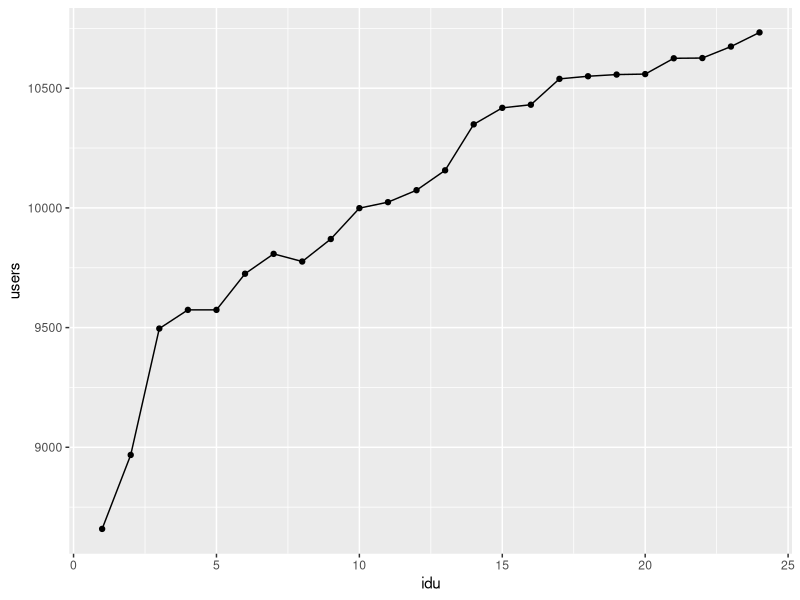
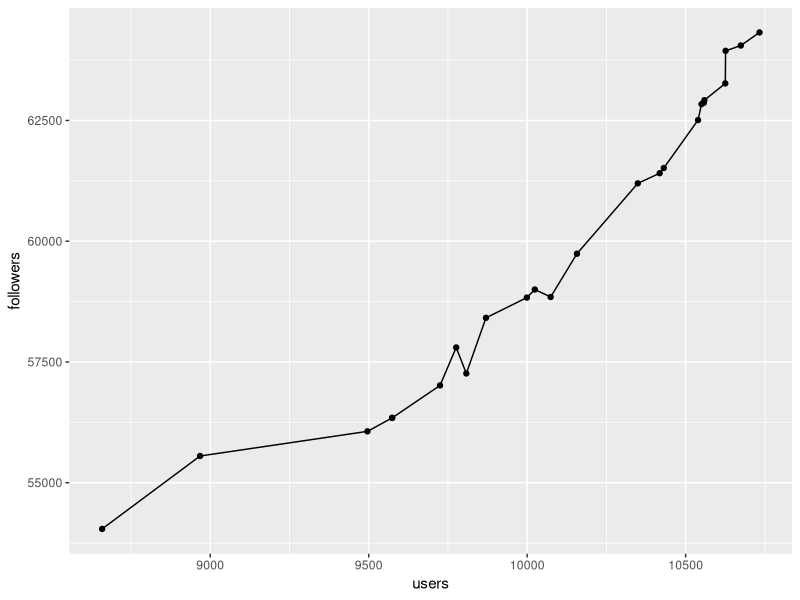
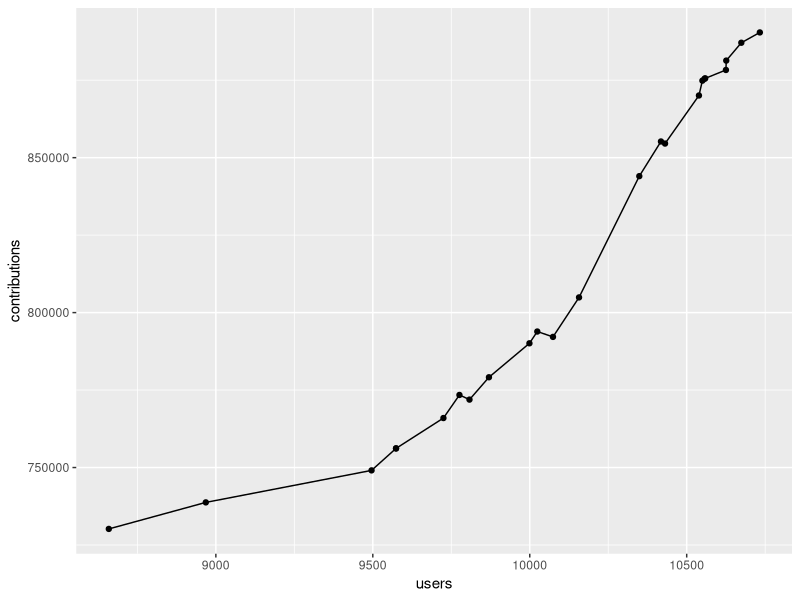

Source code (R) for these figures, in order:
## ---- chunk 1

#load libraries
library(ggplot2)
# Remember to run first 
# ./get-versions-csv.pl data/processed/aggregated-top-Spain.csv > data/processed/aggregated-top-Spain-evol.csv
agg.top.Spain.evol <- read.csv("../../data/processed/aggregated-top-Spain-evol.csv",sep=';')
agg.top.Spain.evol$idu <- as.numeric(row.names(agg.top.Spain.evol))
## ---- chunk 2
ggplot(agg.top.Spain.evol,aes(x=idu,y=users))+geom_line()+geom_point()
## ---- chunk 3
ggplot(agg.top.Spain.evol,aes(x=users,y=followers))+geom_line()+geom_point()
## ---- chunk 4
ggplot(agg.top.Spain.evol,aes(x=users,y=contributions))+geom_line()+geom_point()
